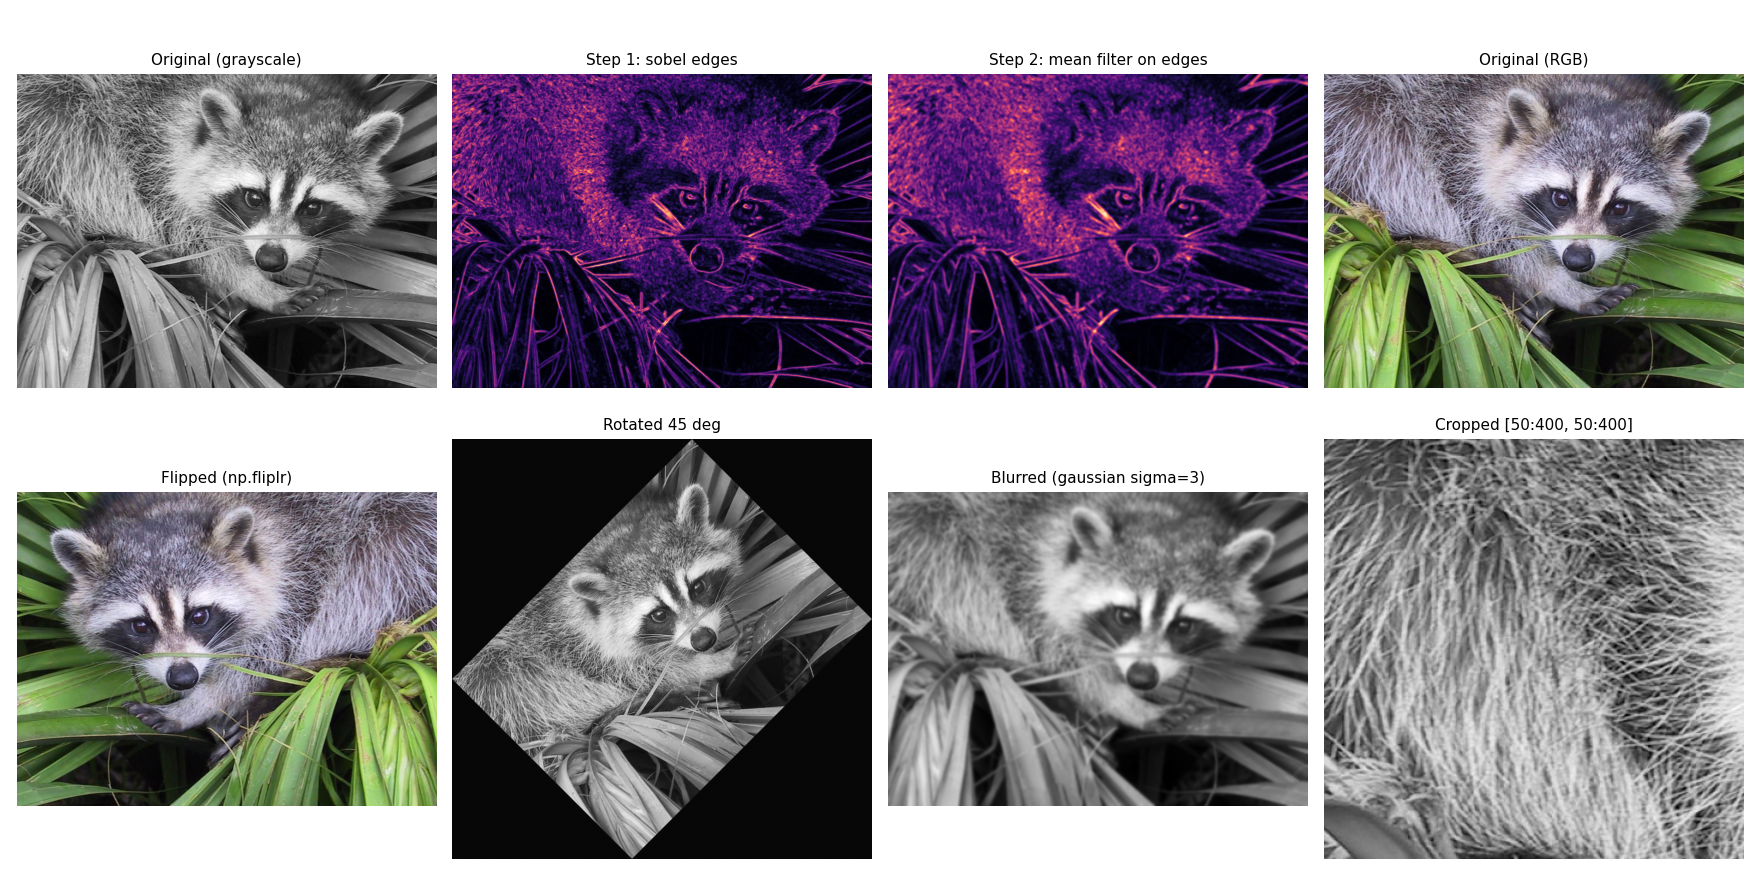

Recreate this plot in Python.
import numpy as np
import scipy.ndimage as ndi

from exp11_common import banner

try:
    import matplotlib
    matplotlib.use("Agg")
    import matplotlib.pyplot as plt
    HAVE_MPL = True
except ImportError:
    HAVE_MPL = False


def to_grayscale(img):
    if img.ndim == 2:
        return img.astype(float)
    return (0.299 * img[..., 0] + 0.587 * img[..., 1] + 0.114 * img[..., 2]).astype(float)


def sobel_edges(gray):
    sx = ndi.sobel(gray, axis=0)
    sy = ndi.sobel(gray, axis=1)
    magnitude = ndi.gaussian_filter(np.hypot(sx, sy), sigma=1.0)
    return magnitude, magnitude > magnitude.mean()


def main():
    banner("PRACTICE 5 : scipy.datasets.face() - Edge Detection then Mean Filter")

    try:
        from scipy import datasets

        img = datasets.face()
        source = "scipy.datasets.face()"
    except Exception as exc:
        # face() ships as a raccoon image in recent SciPy; fall back to ascent().
        print(f"[info] datasets.face() unavailable ({exc}); using datasets.ascent()")
        from scipy import datasets

        img = datasets.ascent()
        source = "scipy.datasets.ascent()"

    print(f"Loaded : {source}")
    print(f"shape  : {img.shape}, dtype = {img.dtype}")
    print(f"value range : [{img.min()}, {img.max()}]")

    gray = to_grayscale(img)
    print(f"grayscale shape : {gray.shape}")

    print("\n--- Step 1 : edge detection ---")
    print("-" * 72)
    edges_soft, edges_bin = sobel_edges(gray)
    print(f"sobel(gray, axis=0) -> vertical gradient   range [{ndi.sobel(gray, axis=0).min():.1f}, "
          f"{ndi.sobel(gray, axis=0).max():.1f}]")
    print(f"sobel(gray, axis=1) -> horizontal gradient range [{ndi.sobel(gray, axis=1).min():.1f}, "
          f"{ndi.sobel(gray, axis=1).max():.1f}]")
    print(f"gradient magnitude range : [{edges_soft.min():.1f}, {edges_soft.max():.1f}]")
    print(f"thresholded at mean      : {edges_bin.mean():.1%} of pixels are edges")
    print(f"dtype of sobel output    : {ndi.sobel(gray, axis=0).dtype} "
          "(float, because the input was float)")

    print("\n--- Step 2 : uniform (mean) filter applied to the edge map ---")
    print("-" * 72)
    smoothed_edges = ndi.uniform_filter(edges_soft, size=5)
    smoothed_binary = ndi.uniform_filter(edges_bin.astype(float), size=5)
    print(f"uniform_filter(edges, size=5) range : [{smoothed_edges.min():.1f}, {smoothed_edges.max():.1f}]")
    print(f"peak sharpness reduced by smoothing : "
          f"{edges_soft.max():.1f} -> {smoothed_edges.max():.1f}")
    print(f"thresholded edge coverage after smoothing : {smoothed_binary.mean():.2%}")
    print("The mean filter blurs the thin edge lines, so nearby edges merge and noise is averaged away - the price of a stronger filter is a loss of detail.")

    print("\n--- Other operations from the theory section ---")
    print("-" * 72)
    flipped = np.fliplr(img)
    flipped_ud = np.flipud(img)
    rotated = ndi.rotate(gray, angle=45, reshape=True)
    rotated_360 = ndi.rotate(gray, angle=360)
    blurred = ndi.gaussian_filter(gray, sigma=3)
    median_blur = ndi.median_filter(gray, size=5)
    cropped = gray[50:400, 50:400]
    print(f"np.fliplr          -> {flipped.shape}")
    print(f"np.flipud          -> {flipped_ud.shape}")
    print(f"ndi.rotate(45)     -> {rotated.shape}  (reshape=True grows the canvas)")
    print(f"ndi.rotate(360)    -> {rotated_360.shape}  (round trip, back to original size)")
    print(f"round-trip max abs error : {np.abs(rotated_360 - gray).max():.2e}")
    print(f"gaussian_filter(sigma=3) -> {blurred.shape}")
    print(f"median_filter(size=5)    -> {median_blur.shape}  (preserves edges better)")
    print(f"plain NumPy crop   -> {cropped.shape}")
    print(f"uniform vs gaussian sd reduction : "
          f"{gray.std():.2f} -> {ndi.uniform_filter(gray, size=5).std():.2f} (uniform), "
          f"{blurred.std():.2f} (gaussian)")

    print("\nStructural operations on the binary edge mask:")
    struct = ndi.generate_binary_structure(2, 1)
    print(f"binary_dilation -> {ndi.binary_dilation(edges_bin, struct).mean():.2%} of pixels")
    print(f"binary_erosion  -> {ndi.binary_erosion(edges_bin, struct).mean():.2%} of pixels")
    print(f"binary_opening  -> {ndi.binary_opening(edges_bin, struct).mean():.2%} of pixels "
          "(removes speckle)")
    print(f"binary_closing  -> {ndi.binary_closing(edges_bin, struct).mean():.2%} of pixels "
          "(fills gaps)")

    if HAVE_MPL:
        fig, axes = plt.subplots(2, 4, figsize=(16, 8))
        panels = [
            (axes[0, 0], to_grayscale(img), "Original (grayscale)", "gray"),
            (axes[0, 1], edges_soft, "Step 1: sobel edges", "magma"),
            (axes[0, 2], smoothed_edges, "Step 2: mean filter on edges", "magma"),
            (axes[0, 3], img, "Original (RGB)", None),
            (axes[1, 0], flipped, "Flipped (np.fliplr)", None),
            (axes[1, 1], rotated, "Rotated 45 deg", "gray"),
            (axes[1, 2], blurred, "Blurred (gaussian sigma=3)", "gray"),
            (axes[1, 3], cropped, "Cropped [50:400, 50:400]", "gray"),
        ]
        for ax, data, title, cmap in panels:
            ax.imshow(data, cmap=cmap)
            ax.set_title(title, fontsize=10)
            ax.axis("off")
        plt.tight_layout()
        plt.savefig("practice5_image_ops.png", dpi=110)
        print("\nFigure written to practice5_image_ops.png (Agg backend, so it does not pop up; open the PNG to view the panels).")
        print("Delete the matplotlib.use(\"Agg\") line to get an interactive window instead.")
    else:
        print("\n[info] matplotlib not available - no figure produced.")


if __name__ == "__main__":
    main()
